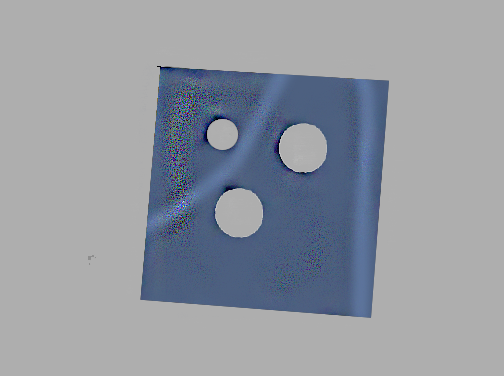
%> input picture bilgisayarli-gorme/bölüm-6_matlab/parca3.png, 504 x 376 px
$ octave esik1.m   (GNU Octave 9; MATLAB toolbox functions it lacks are replaced by stand-ins)
%> lines starting %> are read from the running program, lines starting %| are printed output that depends on the picture; in (x1, y1, x2, y2) boxes, pixels count from 0 and x2, y2 are one past the last pixel; in counts of white or black regions, pixels touching at a corner belong together; the program's own positions count from 1
clc;
clear all;
res=imread('parca3.png');
%> res is the input picture: size 376x504x3 uint8; mean R, G, B 148.3, 153.3, 161.9
rg=rgb2gray(res);
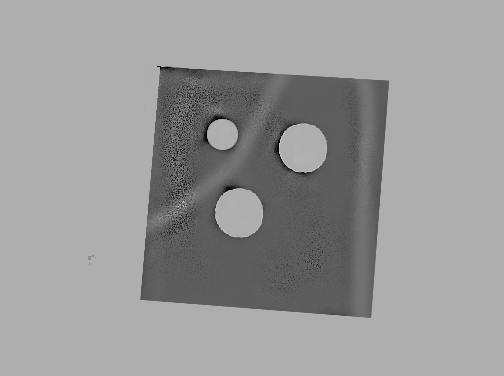
%> rg: size 376x504 uint8; min 0, max 228, mean 152.8
%rg=medfilt2(rg, [5,5]);
level = graythresh(rg);
%> level = 0.522
rb=im2bw(rg,0.58);
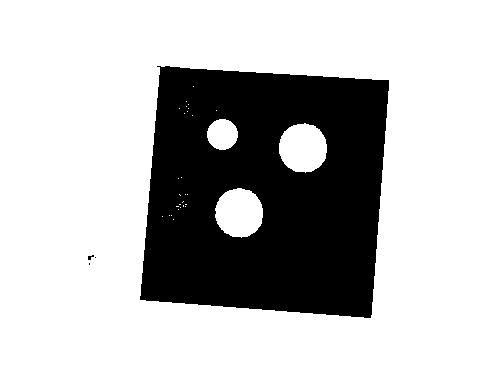
%> rb: size 376x504 logical; 73.6% white; 4 black regions (3 under 20 px), largest, box (x1, y1, x2, y2) and area: (140, 66, 389, 318) 49963

figure(1);
subplot(2,2,1);imshow(res); title('Orjinal');
subplot(2,2,2);imshow(rg); title('Gri Görüntü');
subplot(2,2,3);imshow(rb); title('Ýkili Görüntü');
subplot(2,2,4);imhist(rg); title('Histogram Grafiði');
%> after `title('Histogram Grafiði')`:
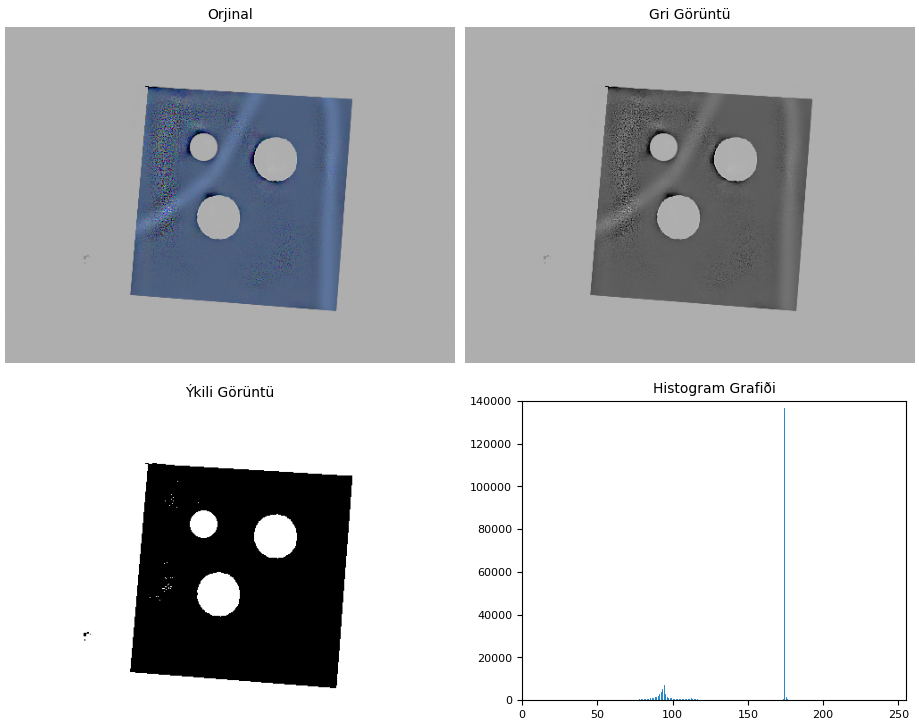
%> figure redrawn from the program's plot data, 4 panels

$ run again, with bilgisayarli-gorme/bölüm-6_matlab/parca1.png copied over bilgisayarli-gorme/bölüm-6_matlab/parca3.png
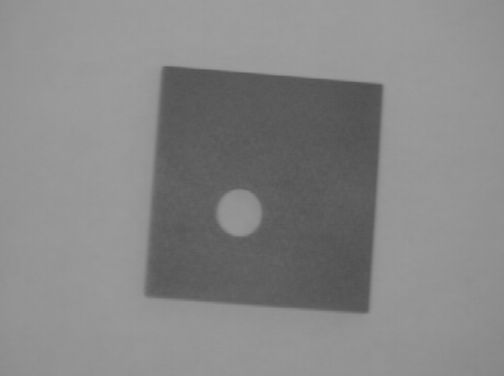
%> input picture bilgisayarli-gorme/bölüm-6_matlab/parca1.png, 504 x 376 px
%> res is the input picture: size 376x504x3 uint8; min 78, max 159, mean 134.4
%> level = 0.471
%> `rb=im2bw(rg,0.58);`:
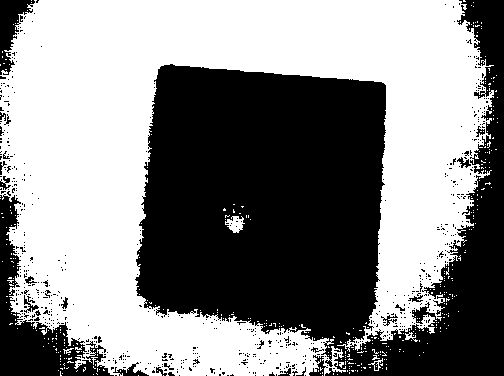
%> rb: size 376x504 logical; 53.7% white; 647 black regions (622 under 20 px), largest, box (x1, y1, x2, y2) and area: (135, 0, 504, 376) 77768, (0, 194, 114, 376) 6028, (0, 0, 35, 75) 1208
%> `title('Histogram Grafiði')`:
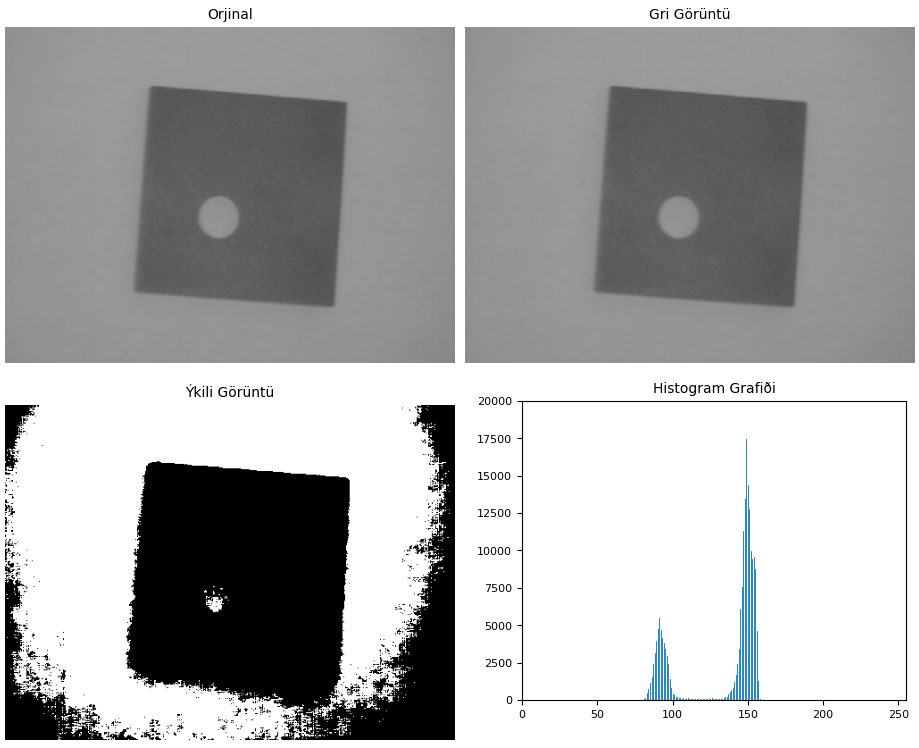
%> figure redrawn from the program's plot data, 4 panels
